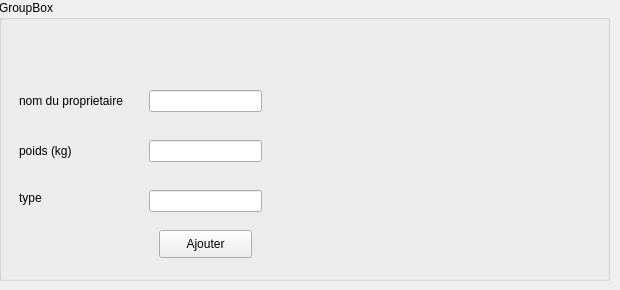
      <widget class="QWidget" name="tab">
       <attribute name="title">
        <string>ajouter un bagage</string>
       </attribute>
       <widget class="QGroupBox" name="groupBox_2">
        <property name="geometry">
         <rect>
          <x>-1</x>
          <y>0</y>
          <width>611</width>
          <height>281</height>
         </rect>
        </property>
        <property name="title">
         <string>GroupBox</string>
        </property>
        <widget class="QLabel" name="label_24">
         <property name="geometry">
          <rect>
           <x>20</x>
           <y>90</y>
           <width>131</width>
           <height>21</height>
          </rect>
         </property>
         <property name="text">
          <string>nom du proprietaire</string>
         </property>
        </widget>
        <widget class="QLabel" name="label_34">
         <property name="geometry">
          <rect>
           <x>20</x>
           <y>140</y>
           <width>131</width>
           <height>21</height>
          </rect>
         </property>
         <property name="text">
          <string>poids (kg)</string>
         </property>
        </widget>
        <widget class="QLabel" name="label_35">
         <property name="geometry">
          <rect>
           <x>20</x>
           <y>190</y>
           <width>56</width>
           <height>16</height>
          </rect>
         </property>
         <property name="text">
          <string>type</string>
         </property>
        </widget>
        <widget class="QLineEdit" name="a1_2">
         <property name="geometry">
          <rect>
           <x>150</x>
           <y>90</y>
           <width>113</width>
           <height>22</height>
          </rect>
         </property>
        </widget>
        <widget class="QLineEdit" name="a2_2">
         <property name="geometry">
          <rect>
           <x>150</x>
           <y>140</y>
           <width>113</width>
           <height>22</height>
          </rect>
         </property>
        </widget>
        <widget class="QLineEdit" name="texte_type">
         <property name="geometry">
          <rect>
           <x>150</x>
           <y>190</y>
           <width>113</width>
           <height>22</height>
          </rect>
         </property>
        </widget>
        <widget class="QPushButton" name="bagages_ajouter">
         <property name="geometry">
          <rect>
           <x>160</x>
           <y>230</y>
           <width>93</width>
           <height>28</height>
          </rect>
         </property>
         <property name="text">
          <string>Ajouter</string>
         </property>
        </widget>
        <widget class="QLabel" name="label_36">
         <property name="geometry">
          <rect>
           <x>300</x>
           <y>120</y>
           <width>56</width>
           <height>16</height>
          </rect>
         </property>
         <property name="text">
          <string/>
         </property>
        </widget>
        <widget class="QLabel" name="label_37">
         <property name="geometry">
          <rect>
           <x>0</x>
           <y>-30</y>
           <width>621</width>
           <height>361</height>
          </rect>
         </property>
         <property name="text">
          <string/>
         </property>
         <property name="pixmap">
          <pixmap>../../../Downloads/back bag (1).jpg</pixmap>
         </property>
        </widget>
        <zorder>label_37</zorder>
        <zorder>label_24</zorder>
        <zorder>label_34</zorder>
        <zorder>label_35</zorder>
        <zorder>label_36</zorder>
        <zorder>a1_2</zorder>
        <zorder>a2_2</zorder>
        <zorder>texte_type</zorder>
        <zorder>bagages_ajouter</zorder>
       </widget>
      </widget>
